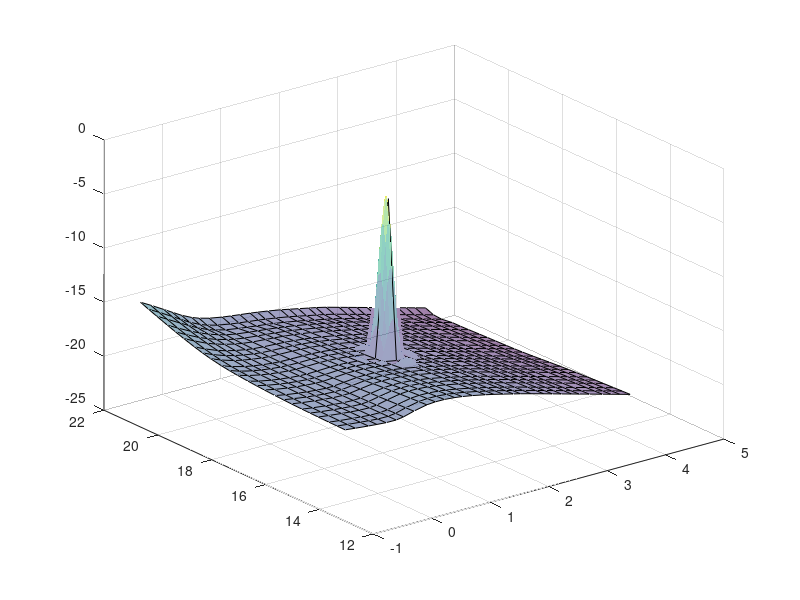

Reproduce this figure in MATLAB.
load('acd96_c.mat')

log_coeff = reshape(log_coeff_json, [24, 30, 6]);

log_coeff(12, 15, 1) = -4;

Te_sample = linspace(min(log_temperature), max(log_temperature), 100);
Ne_sample = linspace(min(log_density), max(log_density), 100);
Coeff = zeros(100,100);

k = 1;

for Te_it = 1:length(Te_sample)
% for Ne_it = 1:length(Ne_sample)
Te = Te_sample(Te_it);
% Ne = Ne_sample(Ne_it)
Coeff(:, Te_it) = interp2(log_temperature, log_density, squeeze(log_coeff(:, :, k)), Te, Ne_sample, 'spline');
% end
end

% size(Coeff)

s = surf(Te_sample, Ne_sample, Coeff, 'FaceAlpha', 0.5, 'EdgeColor', 'none');

hold on

surf(log_temperature, log_density, squeeze(log_coeff(:, :, k)), 'FaceAlpha', 0);

% k_test = [4];
% Te_test = 50;
Ne_test = 1e19;


% for k_it = 1:length(k_test)
% for Te_it = 1:length(Te_test)
% for Ne_it = 1:length(Ne_test)

% k = k_test(k_it);
% Te = Te_test(Te_it);
% Ne = Ne_test(Ne_it);

	% surf(log_temperature, log_density, squeeze(log_coeff(:, :, k)));

% 	Vq = interp2(log_temperature, log_density, squeeze(log_coeff(:, :, k)), log10(Te), log10(Ne), 'spline');

% 	fprintf('log_coeff(%d, %f, %e) = %f \n', k, Te, Ne, Vq)

% end
% end
% end

clear Ne Te k Vq Te_sample Ne_sample